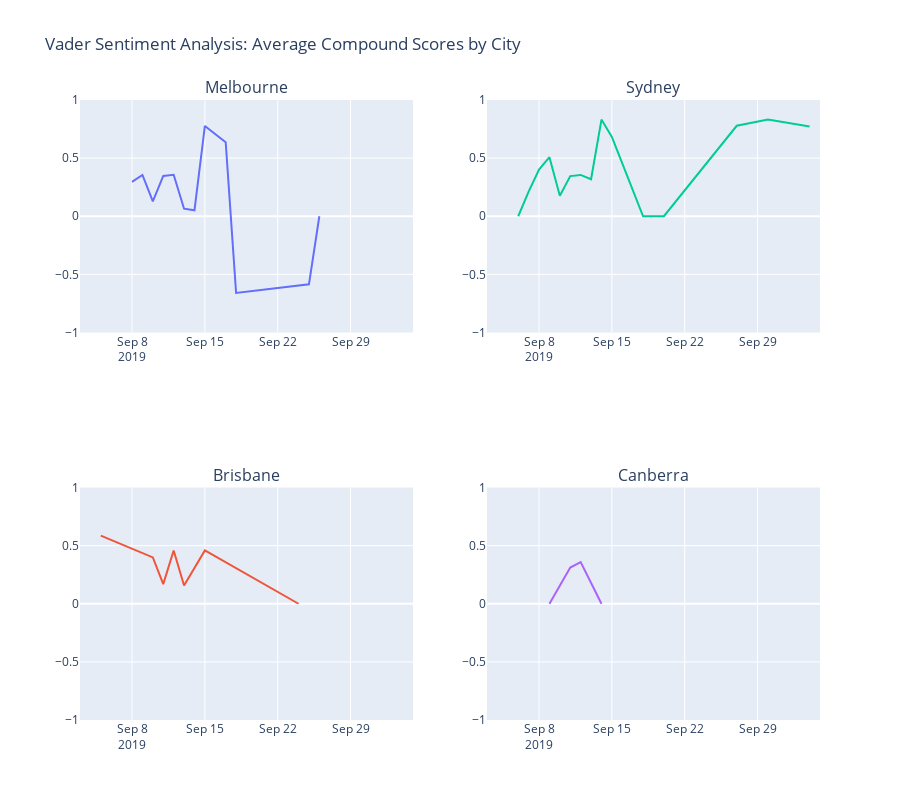

Source (notebook cell):
### Code cell
fig = make_subplots(rows=2, cols=2, subplot_titles=("Melbourne", "Sydney", "Brisbane", 
                                                    "Canberra"))

fig.append_trace(go.Scatter(
    x = melb_df.created_at_date,
    y = melb_df.sentiment_compound_polarity,
    mode="lines"), row=1, col=1)

fig.append_trace(go.Scatter(
    x = bris_df.created_at_date,
    y = bris_df.sentiment_compound_polarity,
    mode="lines"), row=2, col=1)

fig.append_trace(go.Scatter(
    x = sy_df.created_at_date,
    y = sy_df.sentiment_compound_polarity,
    mode="lines"), row=1, col=2)

fig.append_trace(go.Scatter(
    x = can_df.created_at_date,
    y = can_df.sentiment_compound_polarity,
    mode="lines"), row=2, col=2)

fig.update_yaxes(range=[-1,1],row=1, col=1)
fig.update_yaxes(range=[-1,1],row=2, col=1)
fig.update_yaxes(range=[-1,1],row=1, col=2)
fig.update_yaxes(range=[-1,1],row=2, col=2)

fig.update_xaxes(range=['2019-09-03','2019-10-05'],row=1, col=2)
fig.update_xaxes(range=['2019-09-03','2019-10-05'],row=2, col=1)
fig.update_xaxes(range=['2019-09-03','2019-10-05'],row=1, col=1)
fig.update_xaxes(range=['2019-09-03','2019-10-05'],row=2, col=2)

fig.update_layout(height=800, width=900, title_text="Vader Sentiment Analysis: Average Compound Scores by City",showlegend=False)
fig.show()

### Figure 1 — Plotly figure (JSON) as saved in the notebook; plotly's stock layout.template omitted (floating-point values rounded to 4 significant figures)
{"data": [{"mode": "lines", "type": "scatter", "x": ["2019-09-08", "2019-09-09", "2019-09-10", "2019-09-11", "2019-09-12", "2019-09-13", "2019-09-14", "2019-09-15", "2019-09-17", "2019-09-18", "2019-09-25", "2019-09-26"], "xaxis": "x", "y": [0.296, 0.3548, 0.1278, 0.3469, 0.3572, 0.06516, 0.0516, 0.7764, 0.6369, -0.6597, -0.5859, 0], "yaxis": "y"}, {"mode": "lines", "type": "scatter", "x": ["2019-09-05", "2019-09-10", "2019-09-11", "2019-09-12", "2019-09-13", "2019-09-15", "2019-09-24"], "xaxis": "x3", "y": [0.5859, 0.3984, 0.1691, 0.458, 0.1568, 0.4588, 0], "yaxis": "y3"}, {"mode": "lines", "type": "scatter", "x": ["2019-09-06", "2019-09-07", "2019-09-08", "2019-09-09", "2019-09-10", "2019-09-11", "2019-09-12", "2019-09-13", "2019-09-14", "2019-09-15", "2019-09-16", "2019-09-18", "2019-09-20", "2019-09-27", "2019-09-30", "2019-10-04"], "xaxis": "x2", "y": [0, 0.2123, 0.4019, 0.5084, 0.1765, 0.3456, 0.3553, 0.3182, 0.8316, 0.6826, 0.4546, 0, 0, 0.7783, 0.8316, 0.7717], "yaxis": "y2"}, {"mode": "lines", "type": "scatter", "x": ["2019-09-09", "2019-09-11", "2019-09-12", "2019-09-14"], "xaxis": "x4", "y": [0, 0.3118, 0.359, 0], "yaxis": "y4"}], "layout": {"annotations": [{"font": {"size": 16}, "showarrow": false, "text": "Melbourne", "x": 0.225, "xanchor": "center", "xref": "paper", "y": 1, "yanchor": "bottom", "yref": "paper"}, {"font": {"size": 16}, "showarrow": false, "text": "Sydney", "x": 0.775, "xanchor": "center", "xref": "paper", "y": 1, "yanchor": "bottom", "yref": "paper"}, {"font": {"size": 16}, "showarrow": false, "text": "Brisbane", "x": 0.225, "xanchor": "center", "xref": "paper", "y": 0.375, "yanchor": "bottom", "yref": "paper"}, {"font": {"size": 16}, "showarrow": false, "text": "Canberra", "x": 0.775, "xanchor": "center", "xref": "paper", "y": 0.375, "yanchor": "bottom", "yref": "paper"}], "height": 800, "showlegend": false, "title": {"text": "Vader Sentiment Analysis: Average Compound Scores by City"}, "width": 900, "xaxis": {"anchor": "y", "domain": [0, 0.45], "range": ["2019-09-03", "2019-10-05"]}, "xaxis2": {"anchor": "y2", "domain": [0.55, 1], "range": ["2019-09-03", "2019-10-05"]}, "xaxis3": {"anchor": "y3", "domain": [0, 0.45], "range": ["2019-09-03", "2019-10-05"]}, "xaxis4": {"anchor": "y4", "domain": [0.55, 1], "range": ["2019-09-03", "2019-10-05"]}, "yaxis": {"anchor": "x", "domain": [0.625, 1], "range": [-1, 1]}, "yaxis2": {"anchor": "x2", "domain": [0.625, 1], "range": [-1, 1]}, "yaxis3": {"anchor": "x3", "domain": [0, 0.375], "range": [-1, 1]}, "yaxis4": {"anchor": "x4", "domain": [0, 0.375], "range": [-1, 1]}}}
